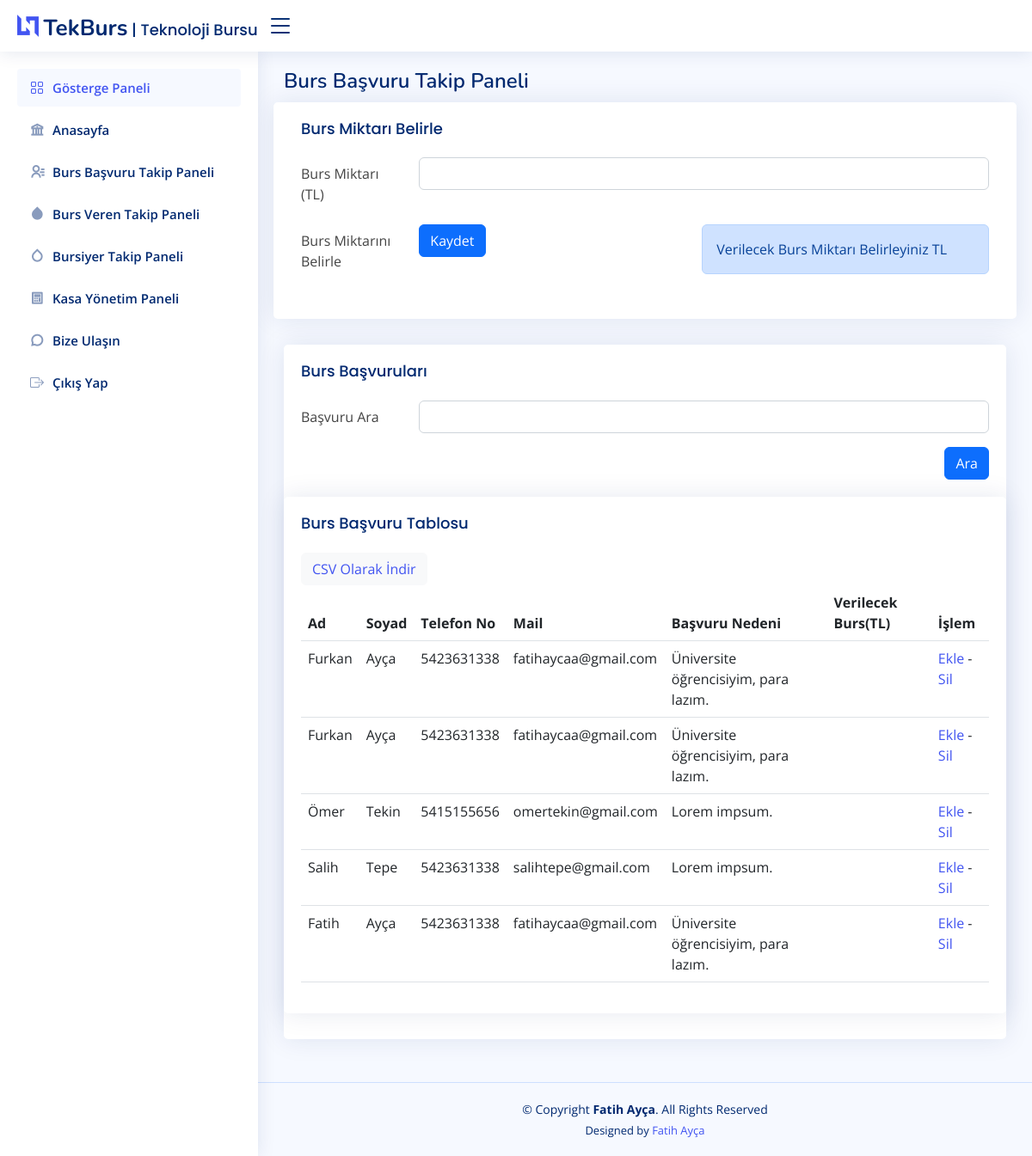
Screenshot of /bursbasvuru.php (signed in) with the database file from the repository.
### tables this page shows
CREATE TABLE IF NOT EXISTS `bursbasvuru` (
  `id` int(11) NOT NULL AUTO_INCREMENT,
  `ad` varchar(25) NOT NULL,
  `soyad` varchar(25) NOT NULL,
  `telefon` varchar(20) NOT NULL,
  `mail` varchar(55) NOT NULL,
  `neden` varchar(250) NOT NULL,
  PRIMARY KEY (`id`)
);

### bursbasvuru.php (the view, shortened to what this page needs)
<!DOCTYPE html>
<html lang="tr">
<head>
  <link href="assets/vendor/bootstrap/css/bootstrap.min.css" rel="stylesheet">
  <link href="assets/vendor/bootstrap-icons/bootstrap-icons.css" rel="stylesheet">
  <link href="assets/vendor/boxicons/css/boxicons.min.css" rel="stylesheet">
  <link href="assets/vendor/quill/quill.snow.css" rel="stylesheet">
  <link href="assets/vendor/quill/quill.bubble.css" rel="stylesheet">
  <link href="assets/vendor/remixicon/remixicon.css" rel="stylesheet">
  <link href="assets/vendor/simple-datatables/style.css" rel="stylesheet">
  <link href="assets/css/style.css" rel="stylesheet">
</head>
<body>
<?php
include_once 'fonksiyon.php';
$baglan = baglan();
$verilecekburs = $_SESSION["verilecekburs"];
?>
  <header id="header" class="header fixed-top d-flex align-items-center">
    <div class="d-flex align-items-center justify-content-between">
      <a href="anasayfa.php" class="logo d-flex align-items-center">
        <img src="assets/img/logo.png" alt="">
        <h5 class="card-title"><span> TekBurs</span> | Teknoloji Bursu </h5>
      </a>
      <i class="bi bi-list toggle-sidebar-btn"></i>
    </div>
  </header>
    <aside id="sidebar" class="sidebar">
<ul class="sidebar-nav" id="sidebar-nav">
  <li class="nav-item">
    <a class="nav-link ">
      <i class="bi bi-grid"></i>
      <span>Gösterge Paneli</span>
    </a>
  </li>
  <li class="nav-item">
    <a class="nav-link collapsed" href="anasayfa.php">
      <i class="ri-bank-line"></i>
      <span>Anasayfa</span>
    </a>
  </li>
  <li class="nav-item">
    <a class="nav-link collapsed" href="bursbasvuru.php">
      <i class="ri-contacts-line"></i>
      <span>Burs Başvuru Takip Paneli</span>
    </a>
  </li>
  <li class="nav-item">
    <a class="nav-link collapsed" href="bursveren.php">
      <i class="ri-drop-fill"></i>
      <span>Burs Veren Takip Paneli</span>
    </a>
  </li>
  <li class="nav-item">
    <a class="nav-link collapsed" href="bursiyer.php">
      <i class=" ri-drop-line"></i>
      <span>Bursiyer Takip Paneli</span>
    </a>
  </li>
  <li class="nav-item">
    <a class="nav-link collapsed" href="kasa.php">
      <i class="ri-calculator-line"></i>
      <span>Kasa Yönetim Paneli</span>
    </a>
  </li>
  <li class="nav-item">
    <a class="nav-link collapsed" href="destekadmin.php">
      <i class="ri-chat-3-line"></i>
      <span>Bize Ulaşın</span>
    </a>
  </li>
  <li class="nav-item">
    <a class="nav-link collapsed" href="cikis.php">
      <i class="bi bi-box-arrow-right"></i>
      <span>Çıkış Yap</span>
    </a>
  </li>
</ul>
</aside>
  <main id="main" class="main">
    <div class="pagetitle">
      <h1>Burs Başvuru Takip Paneli</h1>
    </div>
    <section class="section dashboard">
      <div class="row">
      <div class="card">
            <div class="card-body">
              <h5 class="card-title">Burs Miktarı Belirle</h5>
              <form action="bursbasvuru.php" method="post">
                <div class="row mb-3">
                  <label class="col-sm-2 col-form-label">Burs Miktarı (TL)</label>
                  <div class="col-sm-10">
                    <input type="number" name="verilecekburs" class="form-control">
                  </div>
                </div>
                <div class="row mb-3">
                  <label class="col-sm-2 col-form-label">Burs Miktarını Belirle</label>
                  <div class="col-sm-10">
                    <button type="submit" class="btn btn-primary">Kaydet</button>
                    <label style="float:right" class="alert alert-primary alert-dismissible fade show">
                         <?php
                        if (isset($verilecekburs)) {
                        echo "Belirlenen Burs Miktarı : $verilecekburs";
                        } else {
                            echo "Verilecek Burs Miktarı Belirleyiniz";
                        }
                        ?> TL
                    </label>
                  </div>
                </div>
              </form>
            </div>
          </div>
        </div>
        <div class="card">
            <div class="card-body">
              <h5 class="card-title">Burs Başvuruları</h5>
              <form action="bursbasvuru" method="post">
                <div class="row mb-3">
                  <label for="inputText" class="col-sm-2 col-form-label">Başvuru Ara</label>
                  <div class="col-sm-10">
                    <input type="text" class="form-control" name="arama">
                  </div>
                </div>
                  <button style="float:right" type="submit" class="btn btn-primary">Ara</button>
                </div>
      <div class="card">
            <div class="card-body">
              <h5 class="card-title">Burs Başvuru Tablosu</h5>
              <table class="table">
                <thead>
                  <tr>
                    <th scope="col">Ad</th>
                    <th scope="col">Soyad</th>
                    <th scope="col">Telefon No</th>
                    <th scope="col">Mail</th>
                    <th scope="col">Başvuru Nedeni</th>
                    <th scope="col">Verilecek Burs(TL)</th>
                    <th scope="col">İşlem</th>
                  </tr>
                </thead>
                <tbody>
                  <?php
                  $search=$_POST["arama"];
                  if (isset($_POST["arama"]) & $_POST["arama"] != "") {
                    $sorgu = $baglan->prepare("select * from bursbasvuru where concat(ad,soyad) like '%".$search."%' ");
                    $sorgu->execute();
                    while ($satir = $sorgu->fetchObject()){
                      $toplambagis += $satir->bagis;
                      echo "<tr>
                              <td>$satir->ad</td>
                              <td>$satir->soyad</td>
                              <td>$satir->telefon</td>
                              <td>$satir->mail</td>
                              <td>$satir->neden</td>
                              <td>$verilecekburs</td>
                              <td><a href='bursbasvuru.php?id=$satir->id&islem=ekle'>Ekle</a> -
                              <a href='bursbasvuru.php?id=$satir->id&islem=sil'>Sil</a></td>
                            </tr>";
                    }
                  } else {
                    $sorgu = $baglan->prepare("select * from bursbasvuru order by id asc");
                    $sorgu->execute();
                    while ($satir = $sorgu->fetchObject()){
                      echo "<tr>
                              <td>$satir->ad</td>
                              <td>$satir->soyad</td>
                              <td>$satir->telefon</td>
                              <td>$satir->mail</td>
                              <td>$satir->neden</td>
                              <td>$verilecekburs</td>
                              <td><a href='bursbasvuru.php?id=$satir->id&islem=ekle'>Ekle</a> -
                              <a href='bursbasvuru.php?id=$satir->id&islem=sil'>Sil</a></td>
                            </tr>";
                    }
                  }
                  ?>
                  <button type="button" class="btn btn-light"><a href="csvindir.php?id=bursbasvuru">
                     CSV Olarak İndir</a></button>
                </tbody>
              </table>
              </div>
          </div>
      </div>
    </section>
  </main>
  <footer id="footer" class="footer">
    <div class="copyright">
      &copy; Copyright <strong><span>Fatih Ayça</span></strong>. All Rights Reserved
    </div>
    <div class="credits">
      Designed by <a href="https://www.linkedin.com/in/fatihayca/">Fatih Ayça</a>
    </div>
  </footer>
</body>
</html>

### assets/css/style.css (style rules this page uses)
:root { scroll-behavior: smooth; }
body { font-family: "Open Sans", sans-serif; background: #f6f9ff; color: #444444; }
a { color: #4154f1; text-decoration: none; }
h1, h2, h3, h4, h5, h6 { font-family: "Nunito", sans-serif; }
#main { margin-top: 60px; padding: 20px 30px; transition: all 0.3s; }
.pagetitle { margin-bottom: 10px; }
.pagetitle h1 { font-size: 24px; margin-bottom: 0; font-weight: 600; color: #012970; }
.card { margin-bottom: 30px; border: none; border-radius: 5px; box-shadow: 0px 0 30px rgba(1, 41, 112, 0.1); }
.card-title { padding: 20px 0 15px 0; font-size: 18px; font-weight: 500; color: #012970; font-family: "Poppins", sans-serif; }
.card-title span { color: #899bbd; font-size: 14px; font-weight: 400; }
.card-body { padding: 0 20px 20px 20px; }
.logo { line-height: 1; }
@media (min-width: 1200px) { .logo { width: 280px; } }
.logo img { max-height: 26px; margin-right: 6px; }
.logo span { font-size: 26px; font-weight: 700; color: #012970; font-family: "Nunito", sans-serif; }
.header { transition: all 0.5s; z-index: 997; height: 60px; box-shadow: 0px 2px 20px rgba(1, 41, 112, 0.1); background-color: #fff; padding-left: 20px; }
.header .toggle-sidebar-btn { font-size: 32px; padding-left: 10px; cursor: pointer; color: #012970; }
.sidebar { position: fixed; top: 60px; left: 0; bottom: 0; width: 300px; z-index: 996; transition: all 0.3s; padding: 20px; overflow-y: auto; scrollbar-width: thin; scrollbar-color: #aab7cf transparent; box-shadow: 0px 0px 20px rgba(1, 41, 112, 0.1); background-color: #fff; }
@media (min-width: 1200px) { #main, #footer { margin-left: 300px; } }
.sidebar-nav { padding: 0; margin: 0; list-style: none; }
.sidebar-nav li { padding: 0; margin: 0; list-style: none; }
.sidebar-nav .nav-item { margin-bottom: 5px; }
.sidebar-nav .nav-link { display: flex; align-items: center; font-size: 15px; font-weight: 600; color: #4154f1; transition: 0.3; background: #f6f9ff; padding: 10px 15px; border-radius: 4px; }
.sidebar-nav .nav-link i { font-size: 16px; margin-right: 10px; color: #4154f1; }
.sidebar-nav .nav-link.collapsed { color: #012970; background: #fff; }
.sidebar-nav .nav-link.collapsed i { color: #899bbd; }
.footer { padding: 20px 0; font-size: 14px; transition: all 0.3s; border-top: 1px solid #cddfff; }
.footer .copyright { text-align: center; color: #012970; }
.footer .credits { padding-top: 5px; text-align: center; font-size: 13px; color: #012970; }

### rows the page displays
bursbasvuru: ad "Furkan", soyad "Ayça", telefon "5423631338", mail "fatihaycaa@gmail.com", neden "Üniversite öğrencisiyim, para lazım."
bursbasvuru: ad "Furkan", soyad "Ayça", telefon "5423631338", mail "fatihaycaa@gmail.com", neden "Üniversite öğrencisiyim, para lazım."
bursbasvuru: ad "Ömer", soyad "Tekin", telefon "5415155656", mail "omertekin@gmail.com", neden "Lorem impsum."
bursbasvuru: ad "Salih", soyad "Tepe", telefon "5423631338", mail "salihtepe@gmail.com", neden "Lorem impsum."
bursbasvuru: ad "Fatih", soyad "Ayça", telefon "5423631338", mail "fatihaycaa@gmail.com", neden "Üniversite öğrencisiyim, para lazım."
